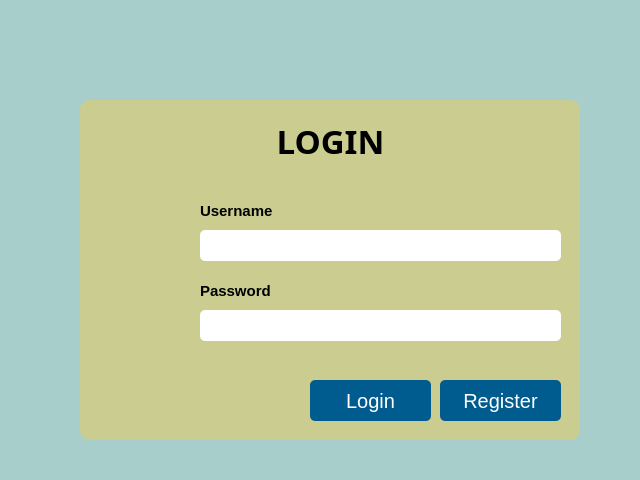
<?xml version="1.0" encoding="UTF-8"?>
<ui version="4.0">
 <class>Form</class>
 <widget class="QWidget" name="Form">
  <property name="geometry">
   <rect>
    <x>0</x>
    <y>0</y>
    <width>640</width>
    <height>480</height>
   </rect>
  </property>
  <property name="minimumSize">
   <size>
    <width>640</width>
    <height>480</height>
   </size>
  </property>
  <property name="maximumSize">
   <size>
    <width>640</width>
    <height>480</height>
   </size>
  </property>
  <property name="cursor">
   <cursorShape>PointingHandCursor</cursorShape>
  </property>
  <property name="windowTitle">
   <string>Form</string>
  </property>
  <property name="styleSheet">
   <string notr="true">*{
background:#A7CECB; 
}

QFrame{ 
background:#CACC90;
border-radius:10px;
}
QLineEdit{
background:#f2f2f2 50%;
border-radius:5px;
border:none;
font-size: 20px;
font-weight:bold;
padding-left:10px;
}
QPushButton{
font-size:20px;
color:#fff;
border:none;
border-radius:5px;
background:#005b8f;
}
QPushButton:hover{
background:#B8B8B8;
}
QPushButton:pressed{
background:#585858;
}</string>
  </property>
  <widget class="QFrame" name="menu1">
   <property name="geometry">
    <rect>
     <x>80</x>
     <y>100</y>
     <width>500</width>
     <height>340</height>
    </rect>
   </property>
   <property name="minimumSize">
    <size>
     <width>500</width>
     <height>340</height>
    </size>
   </property>
   <property name="maximumSize">
    <size>
     <width>500</width>
     <height>340</height>
    </size>
   </property>
   <property name="frameShape">
    <enum>QFrame::StyledPanel</enum>
   </property>
   <property name="frameShadow">
    <enum>QFrame::Raised</enum>
   </property>
   <widget class="QLabel" name="label">
    <property name="geometry">
     <rect>
      <x>170</x>
      <y>20</y>
      <width>161</width>
      <height>41</height>
     </rect>
    </property>
    <property name="font">
     <font>
      <family>Lucida Sans Unicode</family>
      <pointsize>25</pointsize>
      <weight>75</weight>
      <bold>true</bold>
     </font>
    </property>
    <property name="text">
     <string>LOGIN</string>
    </property>
    <property name="alignment">
     <set>Qt::AlignCenter</set>
    </property>
   </widget>
   <widget class="QLabel" name="label_2">
    <property name="geometry">
     <rect>
      <x>70</x>
      <y>120</y>
      <width>41</width>
      <height>41</height>
     </rect>
    </property>
    <property name="text">
     <string/>
    </property>
    <property name="pixmap">
     <pixmap>img/user-min.png</pixmap>
    </property>
    <property name="scaledContents">
     <bool>true</bool>
    </property>
    <property name="wordWrap">
     <bool>false</bool>
    </property>
   </widget>
   <widget class="QLabel" name="label_3">
    <property name="geometry">
     <rect>
      <x>70</x>
      <y>200</y>
      <width>41</width>
      <height>41</height>
     </rect>
    </property>
    <property name="text">
     <string/>
    </property>
    <property name="pixmap">
     <pixmap>img/password-min.png</pixmap>
    </property>
    <property name="scaledContents">
     <bool>true</bool>
    </property>
    <property name="wordWrap">
     <bool>false</bool>
    </property>
   </widget>
   <widget class="QLineEdit" name="lineEdit">
    <property name="geometry">
     <rect>
      <x>120</x>
      <y>130</y>
      <width>361</width>
      <height>31</height>
     </rect>
    </property>
   </widget>
   <widget class="QLineEdit" name="lineEdit_2">
    <property name="geometry">
     <rect>
      <x>120</x>
      <y>210</y>
      <width>361</width>
      <height>31</height>
     </rect>
    </property>
   </widget>
   <widget class="QLabel" name="label_4">
    <property name="geometry">
     <rect>
      <x>140</x>
      <y>100</y>
      <width>47</width>
      <height>13</height>
     </rect>
    </property>
    <property name="text">
     <string/>
    </property>
   </widget>
   <widget class="QLabel" name="label_5">
    <property name="geometry">
     <rect>
      <x>120</x>
      <y>100</y>
      <width>161</width>
      <height>21</height>
     </rect>
    </property>
    <property name="font">
     <font>
      <family>Nirmala UI</family>
      <pointsize>11</pointsize>
      <weight>75</weight>
      <bold>true</bold>
     </font>
    </property>
    <property name="text">
     <string>Username</string>
    </property>
    <property name="alignment">
     <set>Qt::AlignJustify|Qt::AlignVCenter</set>
    </property>
   </widget>
   <widget class="QLabel" name="label_6">
    <property name="geometry">
     <rect>
      <x>120</x>
      <y>180</y>
      <width>71</width>
      <height>21</height>
     </rect>
    </property>
    <property name="font">
     <font>
      <family>Nirmala UI</family>
      <pointsize>11</pointsize>
      <weight>75</weight>
      <bold>true</bold>
     </font>
    </property>
    <property name="text">
     <string>Password</string>
    </property>
    <property name="alignment">
     <set>Qt::AlignJustify|Qt::AlignVCenter</set>
    </property>
   </widget>
   <widget class="QPushButton" name="pushButton">
    <property name="geometry">
     <rect>
      <x>230</x>
      <y>280</y>
      <width>121</width>
      <height>41</height>
     </rect>
    </property>
    <property name="text">
     <string>Login</string>
    </property>
   </widget>
   <widget class="QPushButton" name="tombol2">
    <property name="geometry">
     <rect>
      <x>360</x>
      <y>280</y>
      <width>121</width>
      <height>41</height>
     </rect>
    </property>
    <property name="styleSheet">
     <string notr="true">QPushButton{
font-size:20px;
color:#fff;
border:none;
border-radius:5px;
background:#005b8f;
}</string>
    </property>
    <property name="text">
     <string>Register</string>
    </property>
   </widget>
  </widget>
 </widget>
 <resources/>
 <connections/>
</ui>
